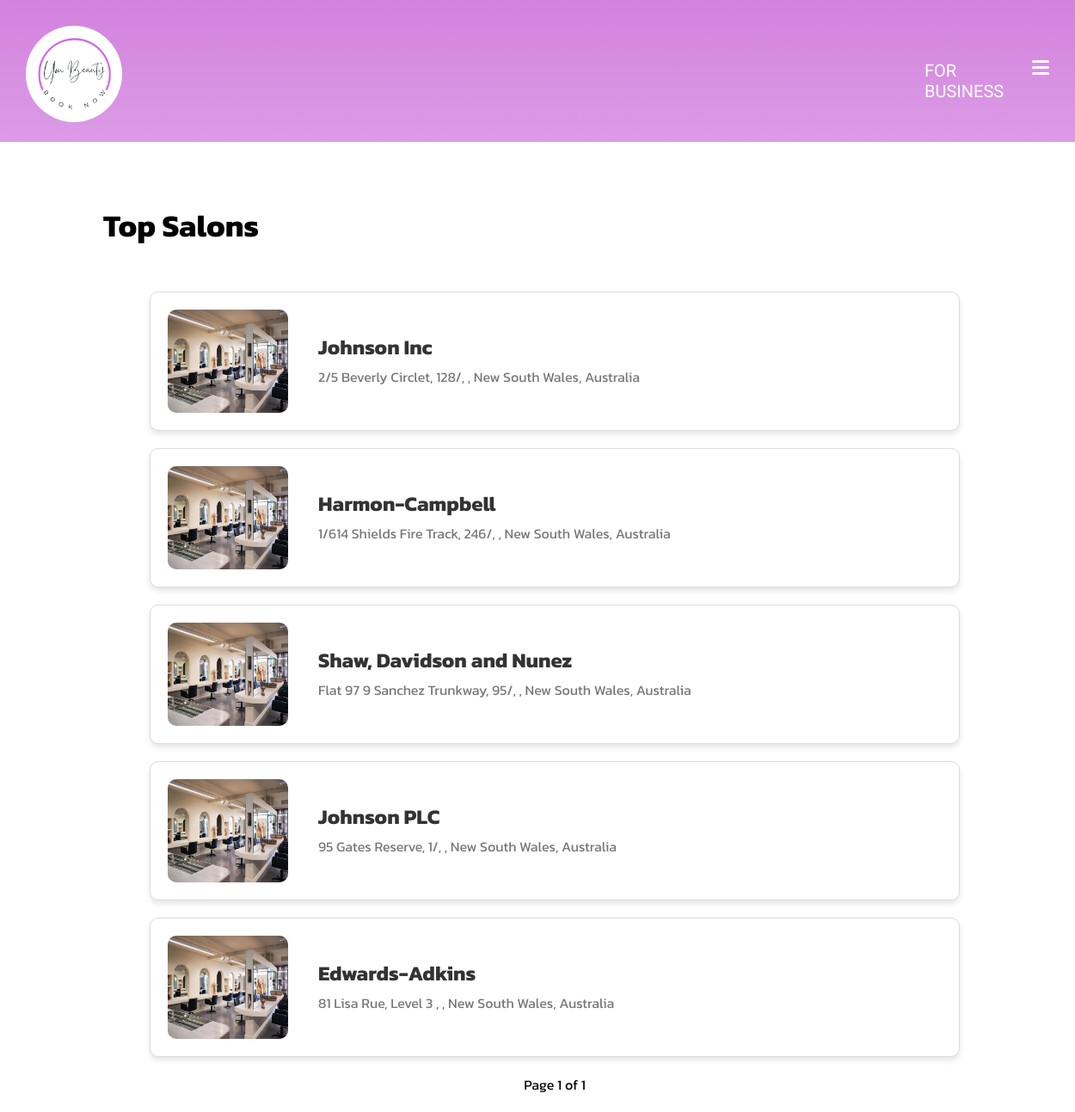
The app's page /top-salons, older data.
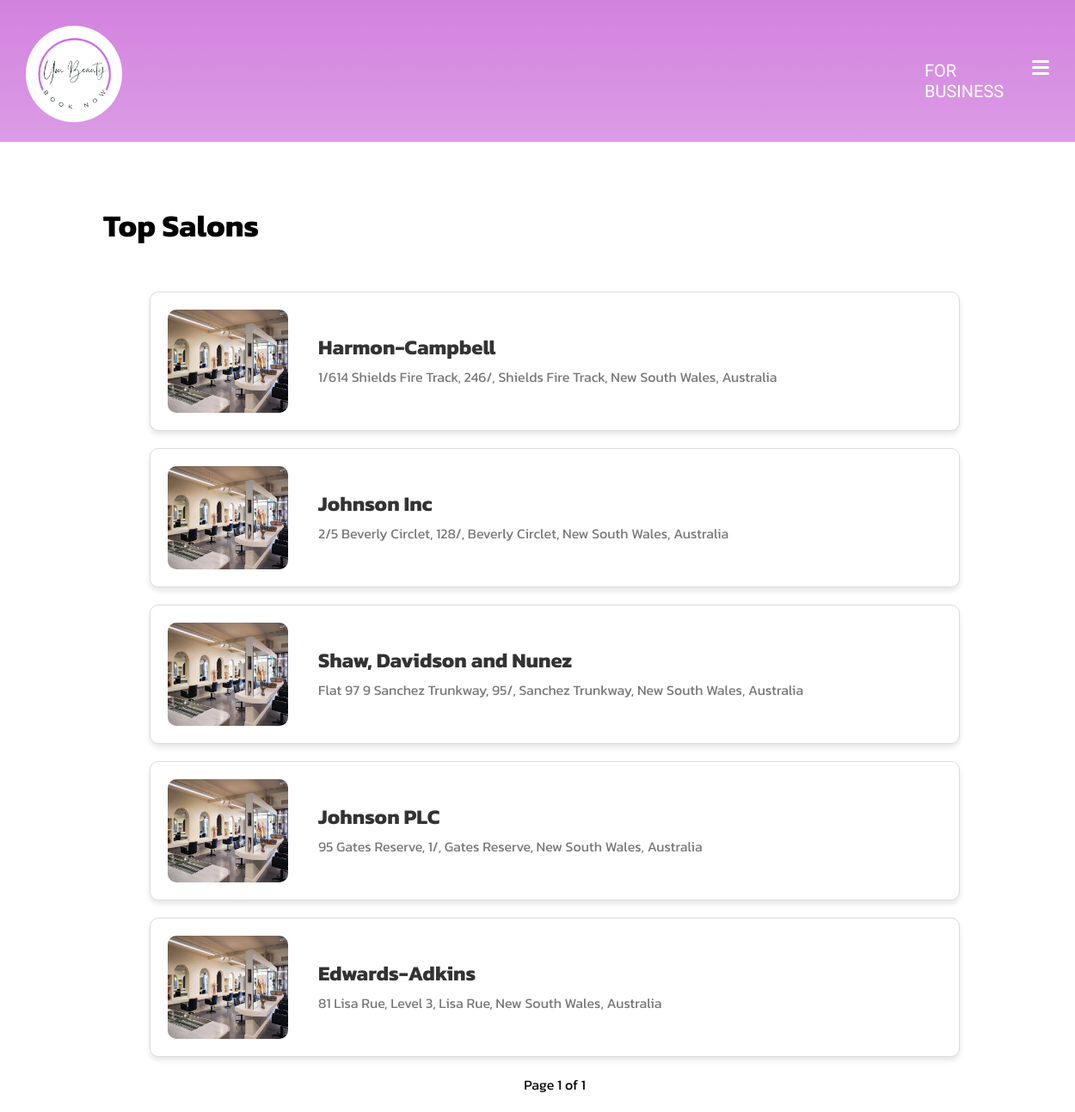
The same page, newer data.
### salons/models.py (models this page shows, shortened)
class SalonInfo(models.Model):
    salon_name = models.CharField(max_length=255)
    salon_address = models.OneToOneField(SalonAddress, on_delete=models.CASCADE)
    salon_photo = models.ImageField(upload_to='salon_photos/', blank=True, null=True)
    salon_openingtime = models.TimeField()
    salon_closingtime = models.TimeField()
    happyhour_times = models.CharField(max_length=255)
    happyhour_days = models.CharField(max_length=255)
    happyhour_discount = models.DecimalField(max_digits=5, decimal_places=2)

class SalonAddress(models.Model):
    address_line1 = models.CharField(max_length=255)
    address_line2 = models.CharField(max_length=255, blank=True, null=True)
    suburb = models.CharField(max_length=100)
    state = models.CharField(max_length=100)
    postcode = models.CharField(max_length=10)
    country = models.CharField(max_length=100)
    def __str__(self):
        return f'{self.address_line1}, {self.address_line2}, {self.suburb}, {self.state}, {self.country}'

### customers/views.py (the view)
# urls.py: path('top-salons', views.TopSalonsView, name='top_salons'),
def TopSalonsView(request):
    salons = SalonInfo.objects.annotate(booking_count=Count('salonservice__booking')).order_by('-booking_count') # sorts by number of bookings made
    paginator = Paginator(salons, 10)
    page_number = request.GET.get('page', 1) # find the current page number, default is 1
    salon_page = paginator.get_page(page_number)
    return render(request, 'salons/top_salons.html', {'salons': salon_page})

### accounts/context_processors.py (called while the page is built, shortened)
def global_variable(request):
    is_authenticated_customer = False
    current_user = request.user
    print(f"{current_user} is authenticated customer: {is_authenticated_customer}")
    return {
        "is_authenticated_customer": is_authenticated_customer,
    }

### templates/salons/top_salons.html (shortened to what this page needs)
{% extends "base.html" %}
{% load static %}
{% block content %}
<head>
    <link rel="stylesheet" type="text/css" href="{% static 'css/top-salons.css' %}">
</head>
<div class="top-bar"></div>
<div class="happy-hour-container">
    <h1>Top Salons</h1>
    <div class="happy-hour-cards-container">
        {% for salon in salons %}
        <a href="{% url 'salons:salon_page' salon.id %}">
            <div class="happy-hour-card">
                <img src="{% static 'design/salon-image.jpg' %}" alt="Salon Image" class="happy-hour-image">
                <div class="happy-hour-details">
                    <h2>{{ salon.salon_name }}</h2>
                    <p>{{ salon.salon_address }}</p>
                </div>
            </div>
        </a>
        {% endfor %}
        <div class="pagination">
            <span class="step-links">
                <span class="current">Page {{ salons.number }} of {{ salons.paginator.num_pages }}</span>
            </span>
        </div>
    </div>
</div>
{% endblock %}

Row changes from the older to the newer data that the page shows:
changed through a linked row, SalonInfo "Harmon-Campbell": salon_address "1/614 Shields Fire Track, 246/, , New South Wales, Australia" → "1/614 Shields Fire Track, 246/, Shields Fire Track, New South Wales, Australia"; moves up the list
changed through a linked row, SalonInfo "Johnson Inc": salon_address "2/5 Beverly Circlet, 128/, , New South Wales, Australia" → "2/5 Beverly Circlet, 128/, Beverly Circlet, New South Wales, Australia"
changed through a linked row, SalonInfo "Shaw, Davidson and Nunez": salon_address "Flat 97 9 Sanchez Trunkway, 95/, , New South Wales, Australia" → "Flat 97 9 Sanchez Trunkway, 95/, Sanchez Trunkway, New South Wales, Australia"
changed through a linked row, SalonInfo "Johnson PLC": salon_address "95 Gates Reserve, 1/, , New South Wales, Australia" → "95 Gates Reserve, 1/, Gates Reserve, New South Wales, Australia"
changed through a linked row, SalonInfo "Edwards-Adkins": salon_address "81 Lisa Rue, Level 3 , , New South Wales, Australia" → "81 Lisa Rue, Level 3, Lisa Rue, New South Wales, Australia"
